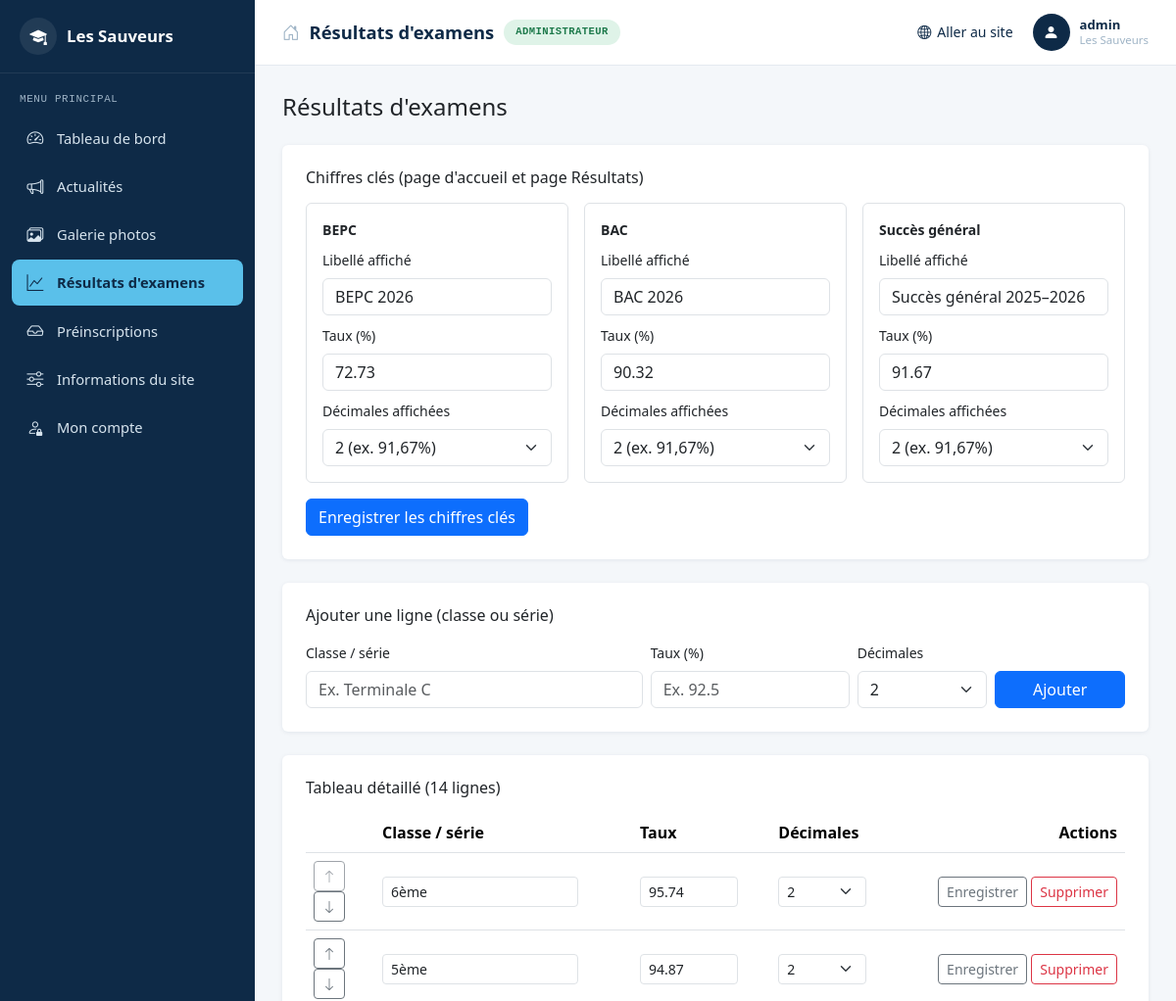
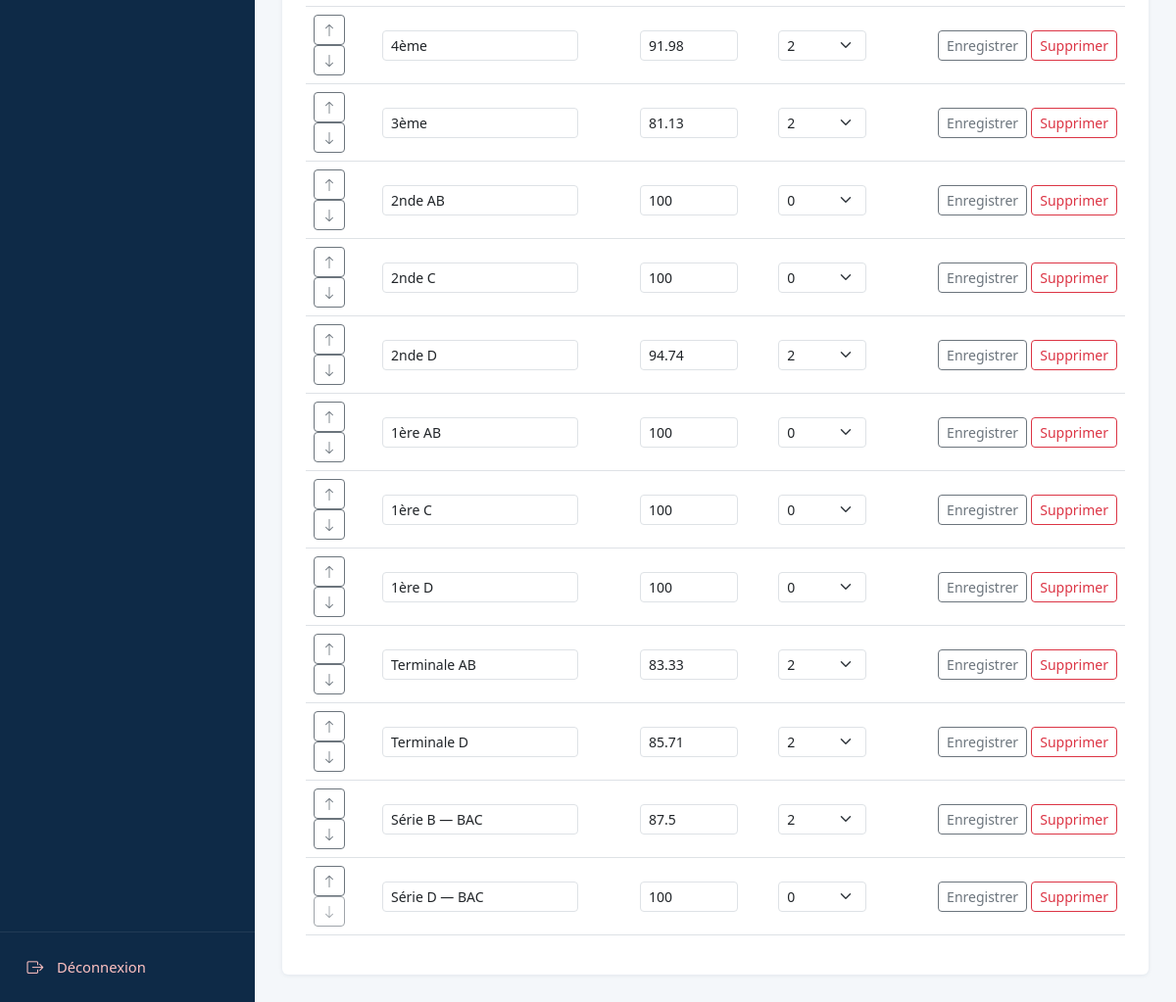
/admin/exam-results.php (signed in), run on the app's committed database (2 pictures, top to bottom).
### tables this page shows
CREATE TABLE exam_headline (
            skey TEXT PRIMARY KEY,
            label TEXT NOT NULL,
            rate REAL NOT NULL,
            decimals INTEGER NOT NULL DEFAULT 2
        );

CREATE TABLE exam_rows (
            id INTEGER PRIMARY KEY AUTOINCREMENT,
            label TEXT NOT NULL,
            rate REAL NOT NULL,
            decimals INTEGER NOT NULL DEFAULT 2,
            position INTEGER NOT NULL DEFAULT 0
        );

### includes/helpers.php (called while the page is built, shortened)
<?php
function h(?string $s): string {
    return htmlspecialchars($s ?? '', ENT_QUOTES, 'UTF-8');
}

### includes/db.php (called while the page is built, shortened)
<?php
function get_db(): PDO {
    static $pdo = null;
    if ($pdo !== null) {
        return $pdo;
    }
    $dataDir = __DIR__ . '/../data';
    $dbFile = $dataDir . '/database.sqlite';
    $isNew = !file_exists($dbFile);
    $pdo = new PDO('sqlite:' . $dbFile);
    $pdo->setAttribute(PDO::ATTR_ERRMODE, PDO::ERRMODE_EXCEPTION);
    $pdo->exec('PRAGMA foreign_keys = ON');
    $pdo->exec('PRAGMA journal_mode = WAL');
    return $pdo;
}

### includes/auth.php (called while the page is built, shortened)
<?php
function current_admin(): ?array {
    $stmt = get_db()->prepare('SELECT id, username FROM admins WHERE id = ?');
    $stmt->execute([$_SESSION['admin_id']]);
    $row = $stmt->fetch(PDO::FETCH_ASSOC);
    return $row ?: null;
}
function require_login(): array {
    $admin = current_admin();
    return $admin;
}

### admin/exam-results.php (the view, shortened to what this page needs)
<?php
require_once __DIR__ . '/../includes/bootstrap.php';
$admin = require_login();
$db = get_db();
$headline = [];
foreach ($db->query('SELECT * FROM exam_headline') as $row) {
    $headline[$row['skey']] = $row;
}
$rows = $db->query('SELECT * FROM exam_rows ORDER BY position ASC, id ASC')->fetchAll(PDO::FETCH_ASSOC);
$pageTitle = "Résultats d'examens";
require __DIR__ . '/partials/header.php';
?>
<h1 class="h4 mb-4">Résultats d'examens</h1>
<div class="card p-4 mb-4">
  <h2 class="h6 mb-3">Chiffres clés (page d'accueil et page Résultats)</h2>
  <form method="post">
    <div class="row g-3">
      <?php foreach (['bepc' => 'BEPC', 'bac' => 'BAC', 'general' => 'Succès général'] as $key => $title): $h = $headline[$key]; ?>
        <div class="col-md-4">
          <div class="border rounded p-3 h-100">
            <div class="fw-semibold small mb-2"><?= h($title) ?></div>
            <label class="form-label small">Libellé affiché</label>
            <input type="text" name="label_<?= $key ?>" class="form-control mb-2" value="<?= h($h['label']) ?>">
            <label class="form-label small">Taux (%)</label>
            <input type="text" name="rate_<?= $key ?>" class="form-control mb-2" value="<?= h(rtrim(rtrim(number_format($h['rate'], 2, '.', ''), '0'), '.')) ?>">
            <label class="form-label small">Décimales affichées</label>
            <select name="decimals_<?= $key ?>" class="form-select">
              <option value="2" <?= $h['decimals'] == 2 ? 'selected' : '' ?>>2 (ex. 91,67%)</option>
            </select>
          </div>
        </div>
      <?php endforeach; ?>
    </div>
    <button class="btn btn-primary mt-3" type="submit">Enregistrer les chiffres clés</button>
  </form>
</div>
<div class="card p-4 mb-4">
  <h2 class="h6 mb-3">Ajouter une ligne (classe ou série)</h2>
  <form method="post" class="row g-2 align-items-end">
    <div class="col-md-5">
      <label class="form-label small">Classe / série</label>
      <input type="text" name="label" class="form-control" placeholder="Ex. Terminale C" required>
    </div>
    <div class="col-md-3">
      <label class="form-label small">Taux (%)</label>
      <input type="text" name="rate" class="form-control" placeholder="Ex. 92.5" required>
    </div>
    <div class="col-md-2">
      <label class="form-label small">Décimales</label>
      <select name="decimals" class="form-select">
        <option value="2">2</option>
      </select>
    </div>
    <div class="col-md-2">
      <button class="btn btn-primary w-100" type="submit">Ajouter</button>
    </div>
  </form>
</div>
<div class="card p-4">
  <h2 class="h6 mb-3">Tableau détaillé (<?= count($rows) ?> lignes)</h2>
  <?php if (!$rows): ?>
    <p class="text-secondary small mb-0">Aucune ligne pour le moment.</p>
  <?php else: ?>
  <div class="table-responsive">
    <table class="table align-middle">
      <thead><tr><th></th><th>Classe / série</th><th>Taux</th><th>Décimales</th><th class="text-end">Actions</th></tr></thead>
      <tbody>
        <?php foreach ($rows as $i => $r): ?>
        <tr>
          <td style="width:70px;">
            <form method="post" class="d-inline">
              <button class="btn btn-sm btn-outline-secondary" type="submit" <?= $i === 0 ? 'disabled' : '' ?>><i class="bi bi-arrow-up"></i></button>
            </form>
            <form method="post" class="d-inline">
              <button class="btn btn-sm btn-outline-secondary" type="submit" <?= $i === count($rows) - 1 ? 'disabled' : '' ?>><i class="bi bi-arrow-down"></i></button>
            </form>
          </td>
          <td>
            <form method="post" class="d-flex gap-2 align-items-center">
              <input type="text" name="label" class="form-control form-control-sm" value="<?= h($r['label']) ?>" style="max-width:200px;">
          </td>
          <td>
              <input type="text" name="rate" class="form-control form-control-sm" value="<?= h(rtrim(rtrim(number_format($r['rate'], 2, '.', ''), '0'), '.')) ?>" style="max-width:100px;">
          </td>
          <td>
              <select name="decimals" class="form-select form-select-sm" style="max-width:90px;">
                <option value="2" <?= $r['decimals'] == 2 ? 'selected' : '' ?>>2</option>
                <option value="0" <?= $r['decimals'] == 0 ? 'selected' : '' ?>>0</option>
              </select>
          </td>
          <td class="text-end">
              <button class="btn btn-sm btn-outline-secondary" type="submit">Enregistrer</button>
            <form method="post" class="d-inline" onsubmit="return confirm('Supprimer cette ligne ?');">
              <button class="btn btn-sm btn-outline-danger" type="submit">Supprimer</button>
            </form>
          </td>
        </tr>
        <?php endforeach; ?>
      </tbody>
    </table>
  </div>
  <?php endif; ?>
</div>
<?php require __DIR__ . '/partials/footer.php'; ?>

### admin/partials/header.php (shortened to what this page needs)
<?php
$current = basename($_SERVER['SCRIPT_NAME']);
function nav_active(string $file, string $current): string {
    return $file === $current ? 'active' : '';
}
$navItems = [
    ['index.php', 'bi-speedometer2', 'Tableau de bord'],
    ['posts.php', 'bi-megaphone', 'Actualités'],
    ['gallery.php', 'bi-images', 'Galerie photos'],
    ['exam-results.php', 'bi-graph-up', "Résultats d'examens"],
    ['admissions.php', 'bi-inbox', 'Préinscriptions'],
    ['settings.php', 'bi-sliders', 'Informations du site'],
    ['account.php', 'bi-person-lock', 'Mon compte'],
];
?>
<!doctype html>
<html lang="fr">
<head>
<link href="https://cdn.jsdelivr.net/npm/bootstrap@5.3.3/dist/css/bootstrap.min.css" rel="stylesheet">
<link href="https://cdn.jsdelivr.net/npm/bootstrap-icons@1.11.3/font/bootstrap-icons.css" rel="stylesheet">
<link href="assets/admin.css" rel="stylesheet">
</head>
<body>
<div class="admin-shell">
  <aside class="admin-sidebar" id="adminSidebar">
    <div class="sidebar-brand">
      <span class="brand-logo"><i class="bi bi-mortarboard-fill"></i></span>
      <span class="brand-text">Les Sauveurs</span>
    </div>
    <div class="sidebar-section-label">Menu principal</div>
    <nav class="sidebar-nav">
      <?php foreach ($navItems as [$file, $icon, $label]): ?>
        <a class="sidebar-link <?= nav_active($file, $current) ?>" href="<?= h($file) ?>">
          <i class="bi <?= h($icon) ?>"></i><span><?= h($label) ?></span>
        </a>
      <?php endforeach; ?>
    </nav>
    <div class="sidebar-footer">
      <a class="sidebar-link danger" href="logout.php"><i class="bi bi-box-arrow-right"></i><span>Déconnexion</span></a>
    </div>
  </aside>
  <div class="admin-main">
    <header class="admin-topbar">
      <div class="topbar-title">
        <i class="bi bi-house-door"></i>
        <span><?= h($pageTitle ?? 'Administration') ?></span>
        <span class="badge-pill">ADMINISTRATEUR</span>
      </div>
      <div class="topbar-right">
        <a href="../index.php" target="_blank" class="topbar-link"><i class="bi bi-globe2"></i> Aller au site</a>
        <div class="topbar-user">
          <span class="user-avatar"><i class="bi bi-person-fill"></i></span>
          <span class="user-info"><strong><?= h($admin['username'] ?? '') ?></strong><small>Les Sauveurs</small></span>
        </div>
      </div>
    </header>
    <main class="admin-content">

### admin/partials/footer.php (shortened to what this page needs)
    </main>
  </div>
</div>
</body>
</html>

### admin/assets/admin.css (style rules this page uses)
:root { --marine:#0E2A47; --marine-2:#123457; --ciel:#5AC0EA; --fond:#F4F7FA; --ligne:#E4EAF0; --texte-clair:#9FB4C6; }
body { background:var(--fond);font-family:system-ui,-apple-system,"Segoe UI",sans-serif; }
.admin-shell { display:flex;min-height:100vh; }
.admin-sidebar { width:260px;flex-shrink:0;background:var(--marine);color:#fff; display:flex;flex-direction:column;position:fixed;top:0;bottom:0;left:0;z-index:1040; transition:transform .2s ease; }
.sidebar-brand { display:flex;align-items:center;gap:10px;padding:18px 20px;border-bottom:1px solid rgba(255,255,255,.08); }
.sidebar-brand .brand-logo { width:38px;height:38px;border-radius:50%;background:rgba(255,255,255,.08); display:flex;align-items:center;justify-content:center;font-size:1.1rem;flex-shrink:0; }
.sidebar-brand .brand-text { font-weight:700;font-size:1.05rem;flex-grow:1; }
.sidebar-section-label { padding:18px 20px 8px;font-size:.68rem;letter-spacing:.06em;text-transform:uppercase; color:var(--texte-clair);font-family:'Space Mono',monospace,system-ui; }
.sidebar-nav { display:flex;flex-direction:column;gap:2px;padding:0 12px;flex-grow:1;overflow-y:auto; }
.sidebar-link { display:flex;align-items:center;gap:12px;padding:11px 14px;border-radius:8px; color:#D7E4EE;text-decoration:none;font-size:.92rem;font-weight:500;transition:background .12s ease; }
.sidebar-link i { font-size:1.05rem;width:20px;text-align:center; }
.sidebar-link.active { background:var(--ciel);color:var(--marine);font-weight:700; }
.sidebar-link.active i { color:var(--marine); }
.sidebar-footer { padding:12px;border-top:1px solid rgba(255,255,255,.08); }
.sidebar-link.danger { color:#FFC2C2; }
.admin-main { flex-grow:1;margin-left:260px;display:flex;flex-direction:column;min-width:0; }
.admin-topbar { background:#fff;border-bottom:1px solid var(--ligne); display:flex;align-items:center;justify-content:space-between;gap:16px; padding:14px 28px;position:sticky;top:0;z-index:1030;flex-wrap:wrap; }
.topbar-title { display:flex;align-items:center;gap:10px;font-weight:700;color:var(--marine);font-size:1.15rem;flex-wrap:wrap; }
.topbar-title i { color:var(--texte-clair);font-size:1.1rem; }
.badge-pill { background:#DFF3E8;color:#1E7A4C;font-size:.66rem;font-weight:700;letter-spacing:.04em; padding:5px 12px;border-radius:20px;font-family:'Space Mono',monospace,system-ui; }
.topbar-right { display:flex;align-items:center;gap:20px;flex-wrap:wrap; }
.topbar-link { color:var(--marine);text-decoration:none;font-size:.88rem;font-weight:500;display:flex;align-items:center;gap:6px; }
.topbar-user { display:flex;align-items:center;gap:10px; }
.user-avatar { width:38px;height:38px;border-radius:50%;background:var(--marine);color:#fff; display:flex;align-items:center;justify-content:center;font-size:1rem;flex-shrink:0; }
.user-info { display:flex;flex-direction:column;line-height:1.2;font-size:.82rem; }
.user-info strong { color:var(--marine); }
.user-info small { color:var(--texte-clair); }
.admin-content { padding:28px;flex-grow:1; }
.card { border:none;box-shadow:0 1px 4px rgba(14,42,71,.08); }

### data on the page
exam_headline: label "BEPC 2026", rate "72.73", decimals "2 (ex. 91,67%)"
exam_headline: label "BAC 2026", rate "90.32", decimals "2 (ex. 91,67%)"
exam_headline: label "Succès général 2025–2026", rate "91.67", decimals "2 (ex. 91,67%)"
exam_rows: label "6ème", rate "95.74", decimals "2"
exam_rows: label "5ème", rate "94.87", decimals "2"
exam_rows: label "4ème", rate "91.98", decimals "2"
exam_rows: label "3ème", rate "81.13", decimals "2"
exam_rows: label "2nde AB", rate "100", decimals "0"
exam_rows: label "2nde C", rate "100", decimals "0"
exam_rows: label "2nde D", rate "94.74", decimals "2"
exam_rows: label "1ère AB", rate "100", decimals "0"
exam_rows: label "1ère C", rate "100", decimals "0"
exam_rows: label "1ère D", rate "100", decimals "0"
exam_rows: label "Terminale AB", rate "83.33", decimals "2"
exam_rows: label "Terminale D", rate "85.71", decimals "2"
exam_rows: label "Série B — BAC", rate "87.5", decimals "2"
exam_rows: label "Série D — BAC", rate "100", decimals "0"

### other printed values
$label "Tableau de bord"
$label "Actualités"
$label "Galerie photos"
$label "Résultats d'examens"
$label "Préinscriptions"
$label "Informations du site"
$label "Mon compte"
$pageTitle "Résultats d'examens"
$admin['username'] "admin"
$title "BEPC"
$title "BAC"
$title "Succès général"
count($rows) "14"
